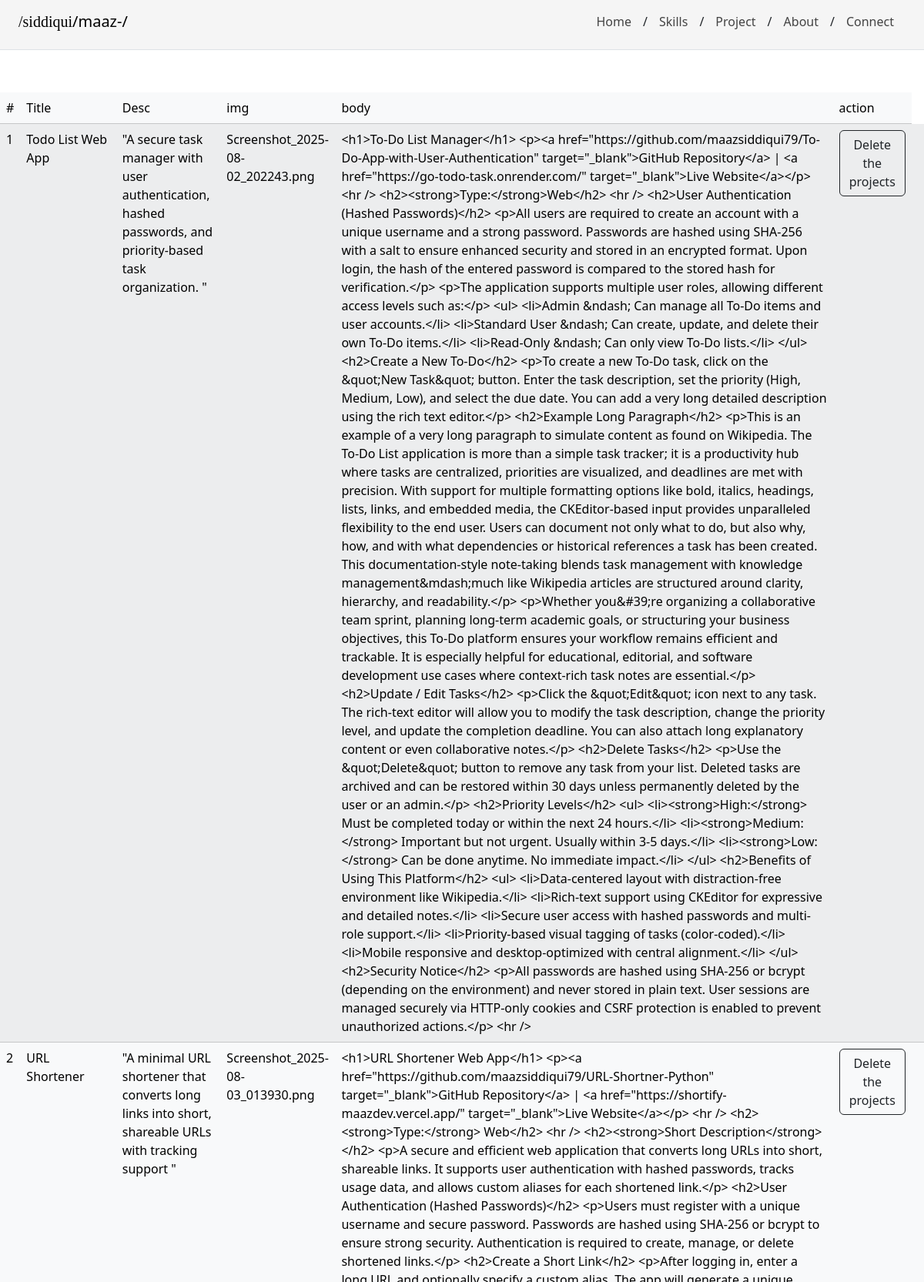
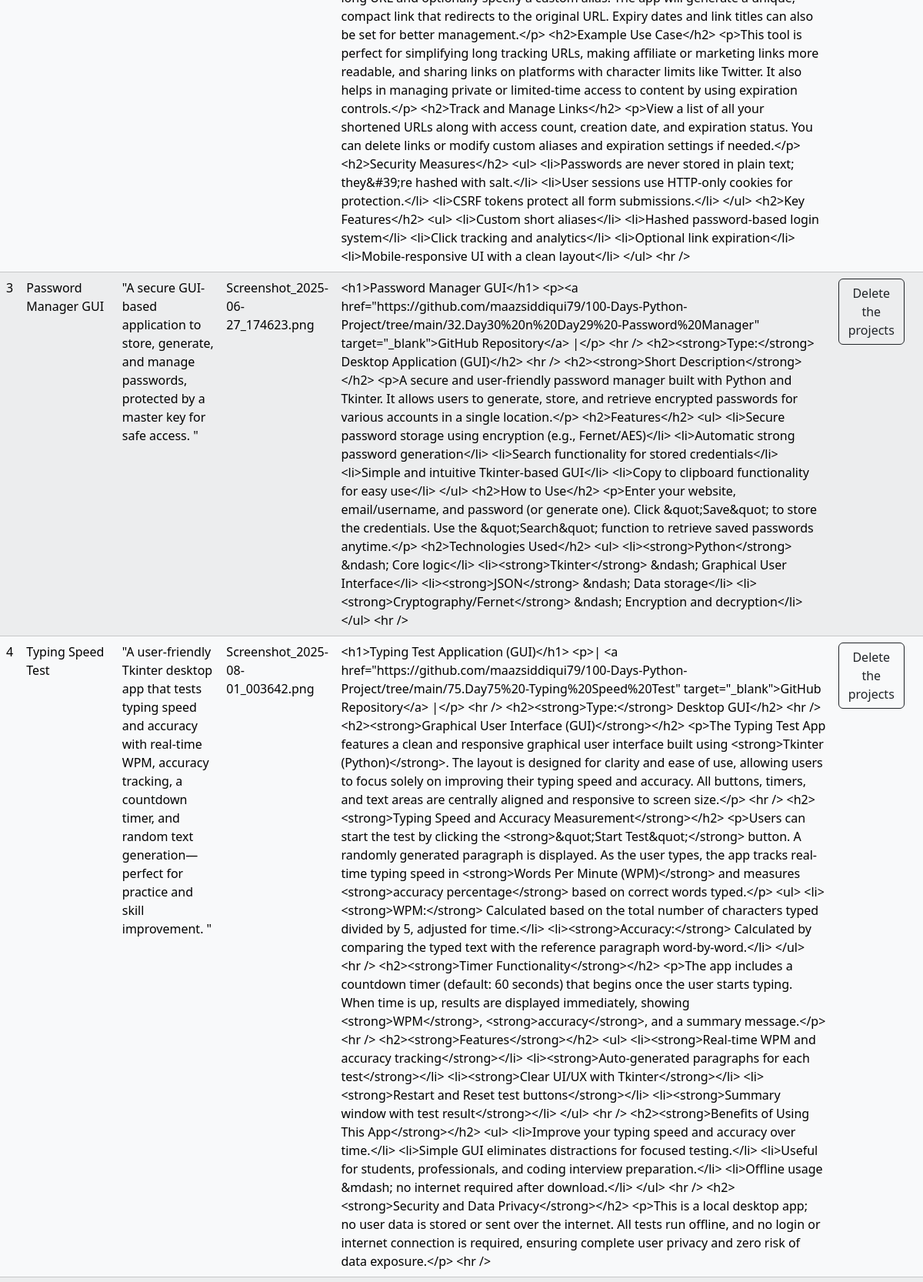
Page /maaz-project-edits/ (upper part) on the committed database (2 pictures, top to bottom).
### app.py (models this page shows)
class PROJECT_POSTS(db.Model):
    __tablename__ = 'PROJECTS'
    id = db.Column(db.Integer, primary_key=True)
    title = db.Column(db.String, unique=True)
    s_description = db.Column(db.String, nullable=False)
    img = db.Column(db.String, nullable=False)
    body = db.Column(db.String, nullable=False)

### app.py (the view)
@app.route("/maaz-project-edits/")
def maaz_project_edit():
    post = PROJECT_POSTS.query.all()
    return render_template("delete.html", post=post)

### templates/delete.html
{% extends 'base.html' %} {% block title %}Maaz | Project{% endblock %}
{% block body %}
<br><br><br><br><br>
<table class="table table-light table-striped">
    <thead>
        <tr>
            <td>#</td>
            <td>Title</td>
            <td>Desc</td>
            <td>img</td>
            <td>body</td>
            <td>action</td>
        </tr>
    </thead>
    <tbody>
        {% for i in post %}
        <tr>
            <td>{{i.id}}</td>
            <td>{{i.title}}</td>
            <td>{{i.s_description}}</td>
            <td>{{i.img}}</td>
            <td>{{i.body}}</td>
            <td><a href="/delete-maaz-project/{{i.id}}" class="btn btn-outline-dark">Delete  the projects</a></td>
            <td></td>
        </tr>
        {% endfor %}
    </tbody>
</table>
{% endblock %}

### rows in the picture
PROJECT_POSTS: id "1", title "Todo List Web App", s_description "\"A secure task manager with user authentication, hashed passwords, and priority-based task organization. \"", img "Screenshot_2025-08-02_202243.png", body "<h1>To-Do List Manager</h1> <p><a href=\"https://github.com/maazsiddiqui79/To-Do-App-with-User-Authentication\" target=\"_blank\">GitHub Repository</a> | <a href=\"https://go-todo-task.onrender.com/\" target=\"_blank\">Live Website</a></p> <hr /> <h2><strong>Type:</strong>Web</h2> <hr /> <h2>User Authentication (Hashed Passwords)</h2> <p>All users are required to create an account with a unique username and a strong password. Passwords are hashed using SHA-256 with a salt to ensure enhanced security and stored in an encrypted format. Upon login, the hash of the entered password is compared to the stored hash for verification.</p> <p>The application supports multiple user roles, allowing different…"
PROJECT_POSTS: id "2", title "URL Shortener", s_description "\"A minimal URL shortener that converts long links into short, shareable URLs with tracking support \"", img "Screenshot_2025-08-03_013930.png", body "<h1>URL Shortener Web App</h1> <p><a href=\"https://github.com/maazsiddiqui79/URL-Shortner-Python\" target=\"_blank\">GitHub Repository</a> | <a href=\"https://shortify-maazdev.vercel.app/\" target=\"_blank\">Live Website</a></p> <hr /> <h2><strong>Type:</strong> Web</h2> <hr /> <h2><strong>Short Description</strong></h2> <p>A secure and efficient web application that converts long URLs into short, shareable links. It supports user authentication with hashed passwords, tracks usage data, and allows custom aliases for each shortened link.</p> <h2>User Authentication (Hashed Passwords)</h2> <p>Users must register with a unique username and secure password. Passwords are hashed using SHA-256 or bcrypt…"
PROJECT_POSTS: id "3", title "Password Manager GUI", s_description "\"A secure GUI-based application to store, generate, and manage passwords, protected by a master key for safe access. \"", img "Screenshot_2025-06-27_174623.png", body "<h1>Password Manager GUI</h1> <p><a href=\"https://github.com/maazsiddiqui79/100-Days-Python-Project/tree/main/32.Day30%20n%20Day29%20-Password%20Manager\" target=\"_blank\">GitHub Repository</a> |</p> <hr /> <h2><strong>Type:</strong> Desktop Application (GUI)</h2> <hr /> <h2><strong>Short Description</strong></h2> <p>A secure and user-friendly password manager built with Python and Tkinter. It allows users to generate, store, and retrieve encrypted passwords for various accounts in a single location.</p> <h2>Features</h2> <ul> <li>Secure password storage using encryption (e.g., Fernet/AES)</li> <li>Automatic strong password generation</li> <li>Search functionality for stored credentials</li>…"
PROJECT_POSTS: id "4", title "Typing Speed Test", s_description "\"A user-friendly Tkinter desktop app that tests typing speed and accuracy with real-time WPM, accuracy tracking, a countdown timer, and random text generation—perfect for practice and skill improvement. \"", img "Screenshot_2025-08-01_003642.png", body "<h1>Typing Test Application (GUI)</h1> <p>| <a href=\"https://github.com/maazsiddiqui79/100-Days-Python-Project/tree/main/75.Day75%20-Typing%20Speed%20Test\" target=\"_blank\">GitHub Repository</a> |</p> <hr /> <h2><strong>Type:</strong> Desktop GUI</h2> <hr /> <h2><strong>Graphical User Interface (GUI)</strong></h2> <p>The Typing Test App features a clean and responsive graphical user interface built using <strong>Tkinter (Python)</strong>. The layout is designed for clarity and ease of use, allowing users to focus solely on improving their typing speed and accuracy. All buttons, timers, and text areas are centrally aligned and responsive to screen size.</p> <hr /> <h2><strong>Typing Speed and…"
